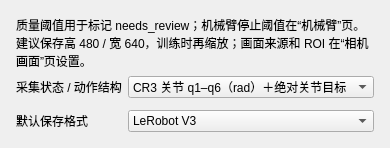
      <widget class="QWidget" name="settings_Widget_4">
       <property name="sizePolicy">
        <sizepolicy hsizetype="Preferred" vsizetype="Preferred">
         <horstretch>0</horstretch>
         <verstretch>0</verstretch>
        </sizepolicy>
       </property>
       <layout class="QVBoxLayout" name="settings_VBoxLayout_5" stretch="0,0,0">
        <property name="leftMargin">
         <number>16</number>
        </property>
        <property name="topMargin">
         <number>16</number>
        </property>
        <property name="rightMargin">
         <number>16</number>
        </property>
        <property name="bottomMargin">
         <number>16</number>
        </property>
        <property name="spacing">
         <number>6</number>
        </property>
        <item>
         <widget class="QLabel" name="settings_Label_7">
          <property name="sizePolicy">
           <sizepolicy hsizetype="Preferred" vsizetype="Preferred">
            <horstretch>0</horstretch>
            <verstretch>0</verstretch>
           </sizepolicy>
          </property>
          <property name="text">
           <string>质量阈值用于标记 needs_review；机械臂停止阈值在“机械臂”页。建议保存高 480 / 宽 640，训练时再缩放；画面来源和 ROI 在“相机画面”页设置。</string>
          </property>
          <property name="wordWrap">
           <bool>true</bool>
          </property>
          <property name="alignment">
           <set>Qt::AlignLeft|Qt::AlignVCenter</set>
          </property>
          <property name="textInteractionFlags">
           <set>Qt::LinksAccessibleByMouse</set>
          </property>
         </widget>
        </item>
        <item>
         <layout class="QFormLayout" name="settings_fields_3">
          <property name="leftMargin">
           <number>0</number>
          </property>
          <property name="topMargin">
           <number>0</number>
          </property>
          <property name="rightMargin">
           <number>0</number>
          </property>
          <property name="bottomMargin">
           <number>0</number>
          </property>
          <property name="horizontalSpacing">
           <number>6</number>
          </property>
          <property name="verticalSpacing">
           <number>12</number>
          </property>
          <property name="fieldGrowthPolicy">
           <enum>QFormLayout::AllNonFixedFieldsGrow</enum>
          </property>
          <item row="0" column="0">
           <widget class="QLabel" name="settings_Label_8">
            <property name="sizePolicy">
             <sizepolicy hsizetype="Preferred" vsizetype="Preferred">
              <horstretch>0</horstretch>
              <verstretch>0</verstretch>
             </sizepolicy>
            </property>
            <property name="text">
             <string>采集状态 / 动作结构</string>
            </property>
            <property name="wordWrap">
             <bool>false</bool>
            </property>
            <property name="alignment">
             <set>Qt::AlignLeft|Qt::AlignVCenter</set>
            </property>
            <property name="textInteractionFlags">
             <set>Qt::LinksAccessibleByMouse</set>
            </property>
           </widget>
          </item>
          <item row="0" column="1">
           <widget class="QComboBox" name="settings_recording_mode">
            <property name="sizePolicy">
             <sizepolicy hsizetype="Preferred" vsizetype="Fixed">
              <horstretch>0</horstretch>
              <verstretch>0</verstretch>
             </sizepolicy>
            </property>
            <property name="editable">
             <bool>false</bool>
            </property>
            <property name="currentIndex">
             <number>1</number>
            </property>
            <item>
             <property name="text">
              <string>TCP 位姿（m / rad）＋ TCP 差值动作</string>
             </property>
            </item>
            <item>
             <property name="text">
              <string>CR3 关节 q1–q6（rad）＋绝对关节目标</string>
             </property>
            </item>
           </widget>
          </item>
          <item row="1" column="0">
           <widget class="QLabel" name="settings_Label_9">
            <property name="sizePolicy">
             <sizepolicy hsizetype="Preferred" vsizetype="Preferred">
              <horstretch>0</horstretch>
              <verstretch>0</verstretch>
             </sizepolicy>
            </property>
            <property name="text">
             <string>默认保存格式</string>
            </property>
            <property name="wordWrap">
             <bool>false</bool>
            </property>
            <property name="alignment">
             <set>Qt::AlignLeft|Qt::AlignVCenter</set>
            </property>
            <property name="textInteractionFlags">
             <set>Qt::LinksAccessibleByMouse</set>
            </property>
           </widget>
          </item>
          <item row="1" column="1">
           <widget class="QComboBox" name="settings_dataset_format">
            <property name="sizePolicy">
             <sizepolicy hsizetype="Preferred" vsizetype="Fixed">
              <horstretch>0</horstretch>
              <verstretch>0</verstretch>
             </sizepolicy>
            </property>
            <property name="editable">
             <bool>false</bool>
            </property>
            <property name="currentIndex">
             <number>0</number>
            </property>
            <item>
             <property name="text">
              <string>LeRobot V3</string>
             </property>
            </item>
            <item>
             <property name="text">
              <string>LeRobot V2.1</string>
             </property>
            </item>
            <item>
             <property name="text">
              <string>HDF5</string>
             </property>
            </item>
           </widget>
          </item>
         </layout>
        </item>
        <item>
         <spacer name="settings_spacer_8_3">
          <property name="orientation">
           <enum>Qt::Vertical</enum>
          </property>
          <property name="sizeType">
           <enum>QSizePolicy::Expanding</enum>
          </property>
          <property name="sizeHint">
           <size>
            <width>0</width>
            <height>0</height>
           </size>
          </property>
         </spacer>
        </item>
       </layout>
      </widget>
